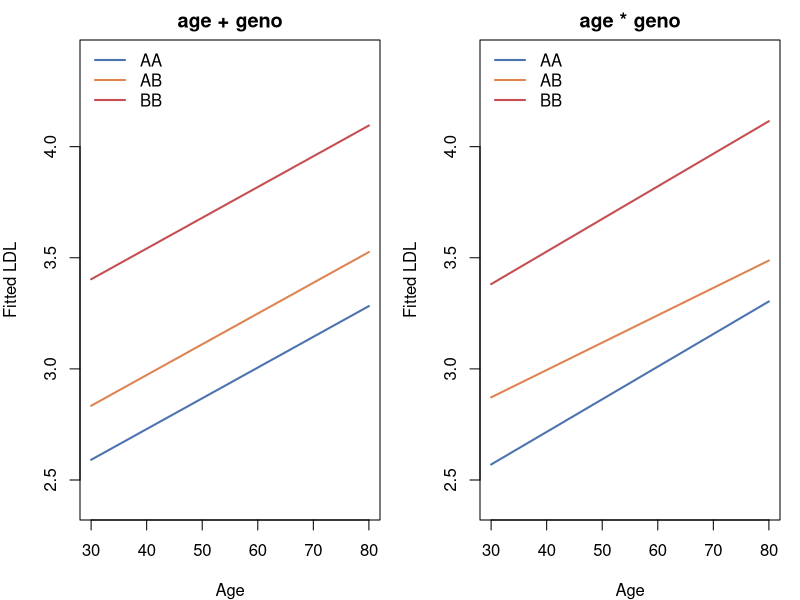

The R script that drew this image:
## ---- chunk 1
#| label: parallel-lines
#| fig-cap: "나이와 유전형으로 LDL 적합 — 교호작용 없음(평행) vs 있음(비평행)"
#| fig-width: 9
#| fig-height: 4
gw <- read.csv("data/gwas_cohort.csv")
gw$geno <- factor(gw$snp_LDLR, levels = 0:2,
                  labels = c("AA", "AB", "BB"))
m_par <- lm(ldl ~ age + geno, data = gw)      # 평행
m_int <- lm(ldl ~ age * geno, data = gw)      # 교호작용
ag <- 30:80; cols <- c("#4c72b0", "#dd8452", "#c44e52")
op <- par(mfrow = c(1, 2), mar = c(4, 4, 2, 1))
for (m in list(m_par, m_int)) {
  plot(NA, xlim = range(ag), ylim = c(2.4, 4.4), xlab = "Age",
       ylab = "Fitted LDL",
       main = if (identical(m, m_par)) "age + geno" else "age * geno")
  for (k in 1:3) {
    nd <- data.frame(age = ag, geno = levels(gw$geno)[k])
    lines(ag, predict(m, nd), col = cols[k], lwd = 2)
  }
  legend("topleft", levels(gw$geno), col = cols, lwd = 2, bty = "n")
}
par(op)
anova(m_par, m_int)
## ---- chunk 2
#| label: load-gwas
gw <- read.csv("data/gwas_cohort.csv")
gw$pop <- factor(gw$pop)
vars <- c("ldl", "snp_LDLR", "age", "sex", "bmi", "pop")
str(gw[, vars])
## ---- chunk 3
#| label: fit-mlr
model <- lm(ldl ~ snp_LDLR + age + sex + bmi + pop, data = gw)
summary(model)
## ---- chunk 4
#| label: marginal-vs-conditional
## marginal: BMI만 넣은 단순회귀
coef(lm(ldl ~ bmi, data = gw))["bmi"]

## 집단만 보정
coef(lm(ldl ~ bmi + pop, data = gw))["bmi"]

## conditional: 다른 변수를 모두 넣은 모형
coef(model)["bmi"]
## ---- chunk 5
#| label: why-differ
## 집단별 평균 BMI와 LDL
aggregate(cbind(bmi, ldl) ~ pop, data = gw, FUN = mean)
## ---- chunk 6
#| label: matrix-check
X <- model.matrix(model)          # 설계행렬
Y <- gw$ldl
dim(X)

## beta-hat = (X'X)^(-1) X'Y
beta <- solve(t(X) %*% X) %*% t(X) %*% Y
cbind(matrix = round(as.numeric(beta), 4), lm = round(coef(model), 4))
## ---- chunk 7
#| label: hat-matrix
## hat matrix의 성질
H <- X %*% solve(t(X) %*% X) %*% t(X)
c(idempotent = max(abs(H %*% H - H)),       # H^2 = H 이면 0
  trace      = sum(diag(H)))                 # tr(H) = p+1
## ---- chunk 8
#| label: mse-check
n <- nrow(gw); p <- ncol(X) - 1
SSE <- sum(residuals(model)^2)
c(MSE = SSE / (n - p - 1), sigma2_hat = summary(model)$sigma^2,
  df = n - p - 1)
